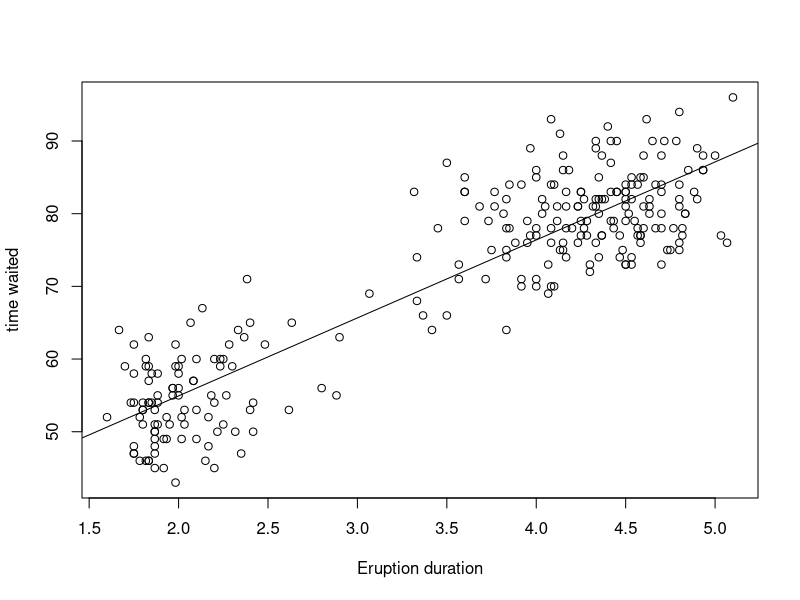
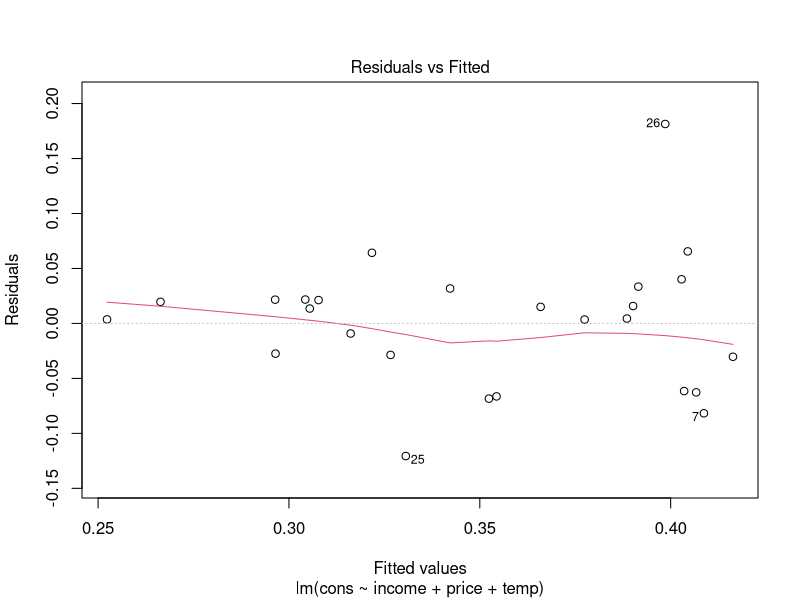
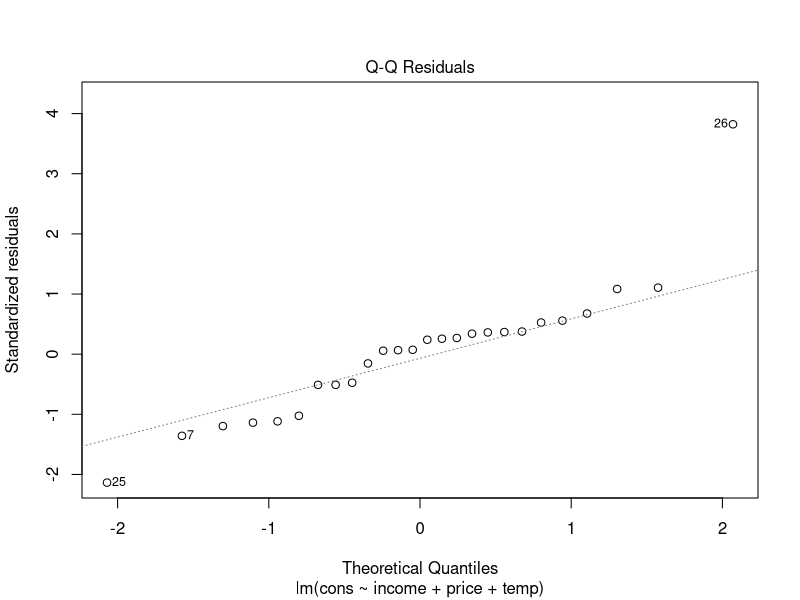
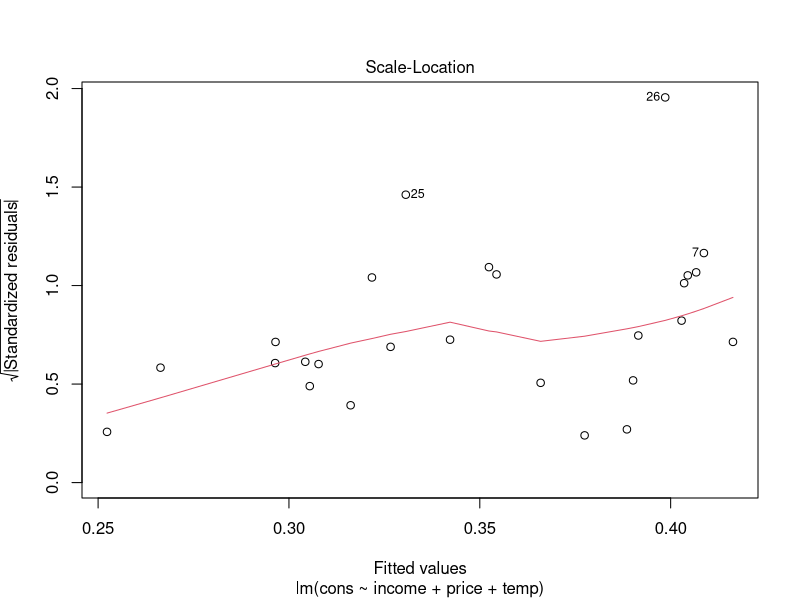
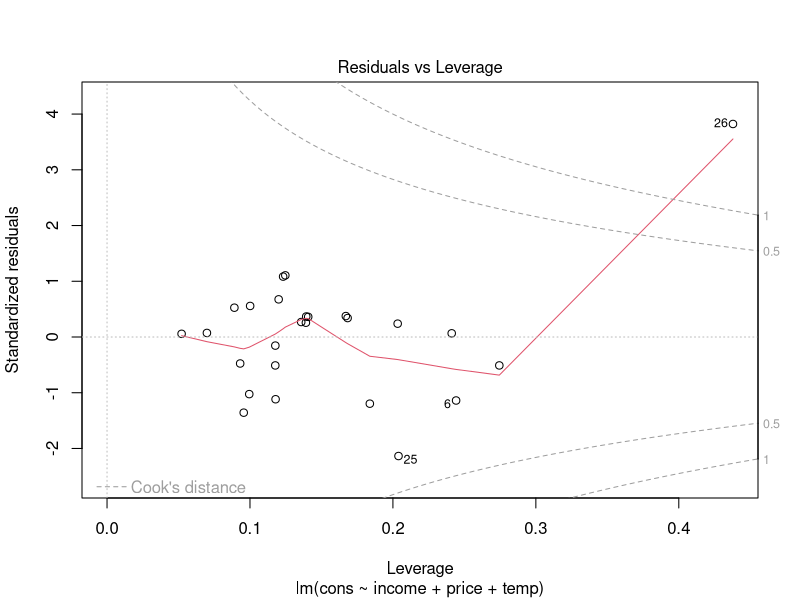
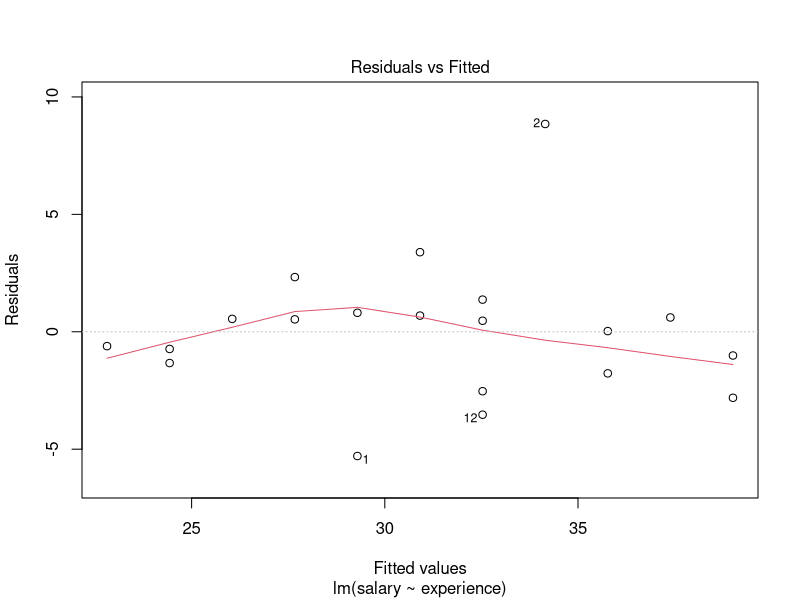
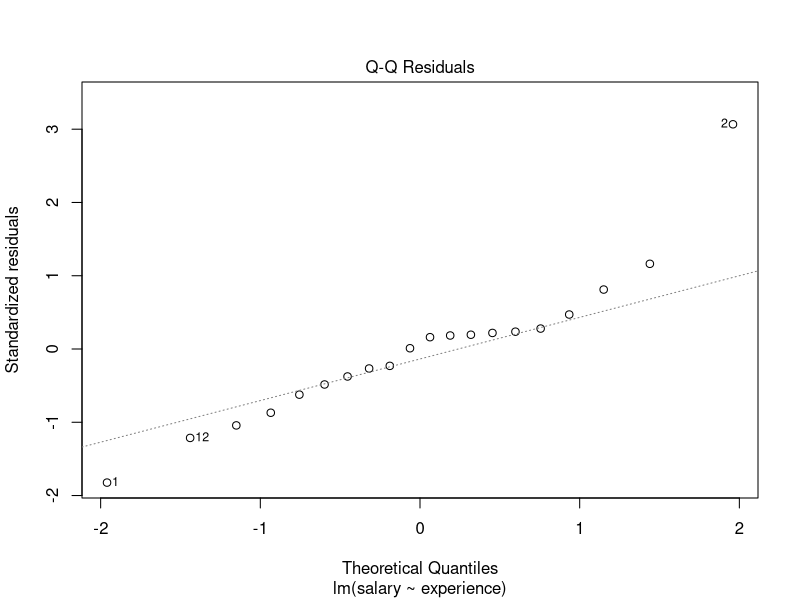
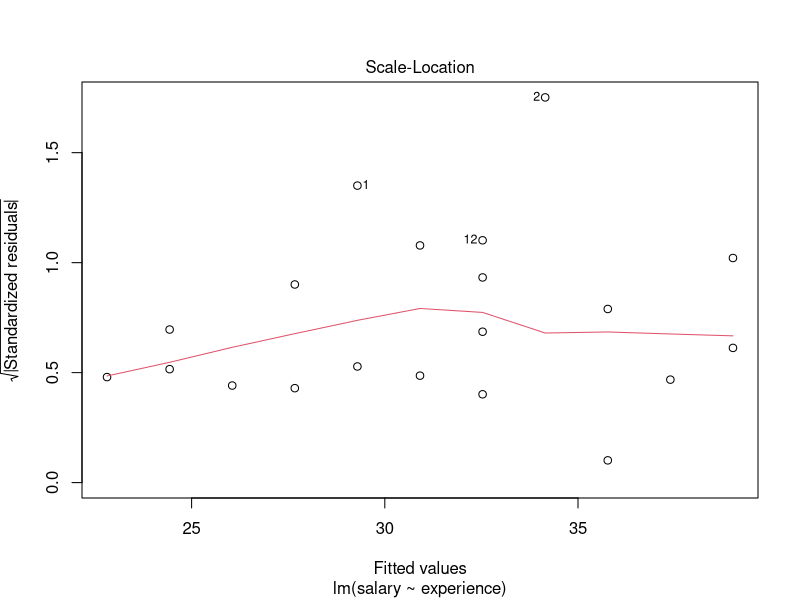

Source code (R) for these figures, in order:
# Regression Analysis
# Finding a relationship between a dependent variable
# and one or more independent variables
# Predict the value of a dependent variable based on one or more independent variables
# Coefficient explains the impact of changes in an independent variable on the dependent variable
#   
#    Y=f(X,Beta)
#     Y is the dependent variable
#     X is the independent variable
#     Beta is the unknown coefficient
# Widely used in prediction and forecasting

# Univariate and Multivariate Regression models
# Univariate Regression models use a simple or Multiple Linear model
# Simple is a single independent variate
# Multiple has two or more indep variates.

# Simple linear regression
#  Is used for three main purposes.
#  1. For describing the linear dependence of one variable on the other
#  2. For prediction of values of other variable from the one which has more data
#  3. Correction of linear depedence of one variable on the other
# A line is fitted through the group of plotted data
# The distance of the plotted points from the line gives the residual value.
# The residual value is a discrepancy between the actual and the predicted value
# The procedure to find the best fit is called the least-squares method

# Steps in building a regression model
# 1. Identify the target variables
# 2. Identify the predictors
# 3. Data Collection
# 4. Decide the relationship
# 5. Fit the model
# 6. Evaluate the model

# Linear regression model assumptions
# The predictor x is non-random.
# The error term is random
# Error term follows normal distribution
# Standard Deviation of error is independent of x
# The data being used to estimate the paramters should be independent of each other
# If any of the assumptions are violated, modelling procedure must be modified.

# Coefficient of determination R(sqr)
# A measure of goodness of fit - How well your model does fit the data?
#   R(sqr) = 0 , no linear relationship
#   R(sqr) = -1 , negative linear relationship
#   R(sqr) = +1 , positive linear relationship
# Based on R(sqr) value, we can explain how well the model explains the data and
# the % of differences that are explained by this model

# The differences between observations that are not explained by the model is the error term
# or residual
# ex:
#   R(sqr) = .74, this means that 74% of variance in the values of the 
#                 dependent variable is explained by the model and the remaining 26% is residual or error term.

# use of faithful data set
attach(faithful)
head(faithful)
# plot out the eruptions
# x=eruptions;y=waiting
plot(eruptions,waiting,xlab="Eruption duration",ylab="time waited")

# create a trendline to show corelation using the lm function (linear model)
abline(lm(waiting~eruptions))

# use case with price of ice cream and temperature relationship
# import ice cream data
data<-read.csv("icecream.csv",header = T)

# linear model creation 
attach(data)
analysis <- lm(cons~income+price+temp)
summary(analysis)
plot(analysis)


# use case using score point rating for employer
ratings<-read.csv("ratings.csv",header = T)
# perform linear regression modeling with the variables
# salary is coresponding to experience + score
fit<-lm(salary~experience+score,data=ratings)
summary(fit)


#  Call:
#  lm(formula = salary ~ experience + score, data = ratings)

#Residuals:
#  Min      1Q  Median      3Q     Max 
#-4.3586 -1.4581 -0.0341  1.1862  4.9102 

#Coefficients:
#  Estimate Std. Error t value Pr(>|t|)    
#(Intercept)  3.17394    6.15607   0.516  0.61279    
#experience   1.40390    0.19857   7.070 1.88e-06 ***    <= Experience and Score both have a correlation to salary
#  score        0.25089    0.07735   3.243  0.00478 ** 
#  ---
#  Signif. codes:  0 '***' 0.001 '**' 0.01 '*' 0.05 '.' 0.1 ' ' 1

#Residual standard error: 2.419 on 17 degrees of freedom
#Multiple R-squared:  0.8342,	Adjusted R-squared:  0.8147 
#F-statistic: 42.76 on 2 and 17 DF,  p-value: 2.328e-07
#-----------------------------------------------------------
# R-squared:  0.8147 means that 81% of the time the 
# variables 'salary ~ experience + score' are used


fit2<-lm(salary~experience,data=ratings)
summary(fit2)
plot(fit2)

# Use case using the PimaIndiansDiabetes2 dataset
library(mlbench)
data(PimaIndiansDiabetes2)
# remove the NAs from data
pidna <- na.omit(PimaIndiansDiabetes2)

#replace the char values in diabetes with 0 or 1
pidlm <- pidna
pidlm$diabetes<-as.numeric(pidna$diabetes)-1
head(pidlm)
test=pidlm[(301:392),]
train = pidlm[(1:300),]

lm_reg=lm(diabetes~.,data=train)
summary(lm_reg)

# predict function which will 
predicted=predict(lm_reg,newdata=test)
head(predicted)

TAB <-table(test$diabetes,predicted>0.5)
TAB
# The Mis-Classification rate can be manually determined
# using the formula
# 1 - sum(diag(TAB))/sum(TAB)
mcrate <- 1 - sum(diag(TAB))/sum(TAB)
mcrate
# 0.1521739
# 0.15 is the base line between pos and neg

# Test prediction using 0.7
TAB_high <- table(test$diabetes,predicted>0.7)
TAB_high

# Test prediction using 0.2
TAB_low <- table(test$diabetes,predicted>0.2)
TAB_low

mcrate_high <- 1 - sum(diag(TAB_high))/sum(TAB_high)
mcrate_high

mcrate_low <- 1- sum(diag(TAB_low))/sum(TAB_low)
mcrate_low

# Conclusion : The original guess of 0.5 was valid
#--------------------------------------------------------------------------------------------------
#Logistic regression
# It's a statistical method that is used in analyzing datasets where one
# or more independent variables would determine the outcome.
#  In this type of regression the dependent variables are binary, data coded as 1 for TRUE and 0 for FALSE
#  The goal of logistic regression is to find the best fitting model to describe the relationship
#    between the binary characteristic and a set of independent variables
# A Linear Regression gives a linear line as an output, once the values are plotted on a graph. Whereas, the logistic regression
# gives an S-shaped line.

#import data
mydata <-read.csv("logcs.csv",header=T)
head(mydata)
# clean the data
mydata$admit=as.factor(mydata$admit)
mydata$rank=as.factor(mydata$rank)
summary(mydata)
xtabs(~admit+rank,data = mydata)

# Using the glm Generalized Linear Model function
fit<-glm(admit ~ gre + gpa + rank,family = binomial,data=mydata)
summary(fit)

#--------------------------------------------------------------
# Cluster Analysis
#- It groups the data objects based on the information that is found in the data that
#   describes the objects in other groups
# -The goal of this procedure is that the objects in a group are similar to one another
#   and are different from the objects in other groups
# -The greater the similarity withi a group and greater the difference between the groups,
#   more distinct is the clustering.
# -Cluster Analysis provides a way for users to discover potential relationships and construct
#   systematic structures in large numbers of variables and observations.
#--------------------------------
# Types of clustering
# -Hierarchical: Also known as nesting clusters as it also clusters to exist within bigger clusters
#   to form a tree.
# -Partitioned clustering: Its simply a division of the set of data objects into non-overlapping clusters
#   such that each object is in exactly one subset.
# -Exclusive clustering: They assign each object to a single cluster.
# -Overlapping clustering: Its used to reflect the fact that an object can simultaneously belong to
#   more than one group.
# -Fuzzy clustering: Every object belongs to every cluster with a membership weight that goes
#   between 0-if it absolutely doesn't belong to that cluster 1-if it absolutely belongs to the cluster.
# -Complete clustering: It performs a hierarchical cluster analysis using a set of dissimilarities on 'n' 
#   objects that are being clustered. They tend to find compact clusters of an approximately equal diameters.
#
# Types of clusters
# -Well seperated: The distance between any two points in different groups is greater than the
#  distance between any two points within a group. They need not be globular.
# -Prototype based: The prototype of a cluster is often a centroid for data with continuous
#   attributes. Such clusters tend to be globular.
# -Graph based: When data is represented as a graph where nodes are the objects and links
#   represent connection among the objects. They tend to be globular.
# -Density based: This method is employed when the clusters are irregular and when noise and outliers are present.
# -Shared property: Also known as conceptual clustering its the process of identifying the pattern in
#  the clusters to successfully segregate into groups of clusters.

# Methods to form clusters
#
# -K means: It's a prototype based clustering technique that attemps to define the number of
#   clusters(K). They are represented as centroids.
# -Agglomerative Hierarchical Clustering: It refers to a collection of closely related clustering
#   techniques that produce a hierarchical clustering by starting with each point as singleton cluster
#   and repeatedly merging the closest clusters until a single, all encompassing cluster remains.
# -DBSCAN: A density based clustering algorithm that produces a partial clustering, in which
#   number of clusters is automatically determined by the algorithm.

# Example using simple dataset
# load data
clusterexample<-read.csv("file.csv",header=T)
clusterexample

#object Attribute.X Attribute.Y
#1      A           1           1
#2      B           2           1
#3      C           4           3
#4      D           5           4

clusterexample$object<-NULL
# k-means clustering function
# k = number of attributes:
# with 2 clusters
results<-kmeans(clusterexample,2)
results
plot(clusterexample[c("Attribute.X","Attribute.Y")],col=results$cluster)
points(results$centers,col=1:2,pch=8,cex=2)

# Example of a hierarchical cluster
# using europe info
#load data
europe<-read.csv("europe.csv",header = T)
# using the hclust function to perform a hierarchical cluster type
# load into a variable but remove the country name since it is not needed
euroclust<-hclust(dist(europe[-1]))
head(europe[-1])
# Create a dendrogram
plot(euroclust,labels=europe$Country)
# Cluster them together visually by adding rectangles around the groups
rect.hclust(euroclust,5)
rect.hclust(euroclust,4)

